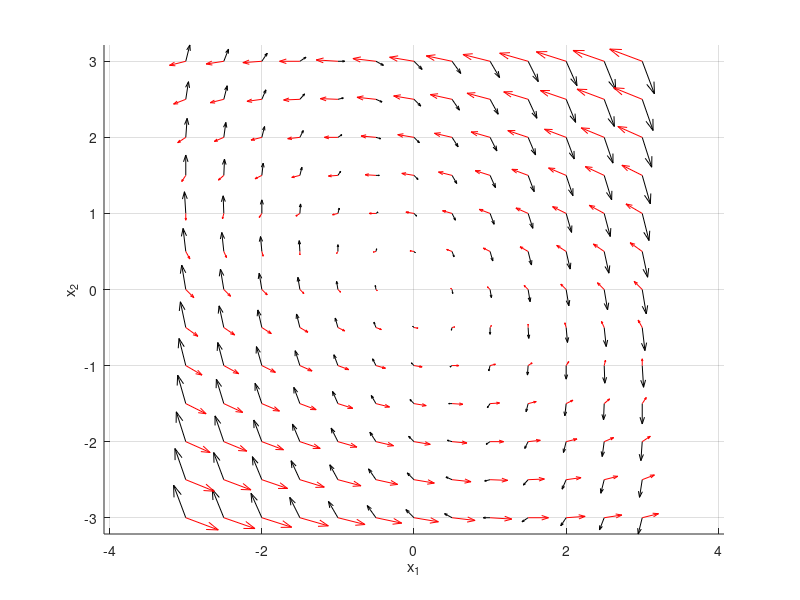

Reproduce this figure in MATLAB. (Note: this script raises an error after producing the figure.)
A1 = [0.5 1; -3 -1];
A2 = [-1 -3; 1 0.5];

tspan = [0 10];
Ts = 0.5;   % switching period (change as you like)

% Grid for vector fields (still useful for context)
[x1g, x2g] = meshgrid(-3:0.5:3, -3:0.5:3);

% Vector field for A1
dx1_A1 = A1(1,1)*x1g + A1(1,2)*x2g;
dx2_A1 = A1(2,1)*x1g + A1(2,2)*x2g;

% Vector field for A2
dx1_A2 = A2(1,1)*x1g + A2(1,2)*x2g;
dx2_A2 = A2(2,1)*x1g + A2(2,2)*x2g;

% Switched dynamics: alternate A1 and A2 every Ts
odefun_sw = @(t,x) ( mod(floor(t/Ts),2)==0 ) * (A1*x) + ...
                   ( mod(floor(t/Ts),2)==1 ) * (A2*x);

figure
hold on
grid on
axis equal
xlabel('x_1')
ylabel('x_2')

% Plot both vector fields (optional, but you had it)
q1 = quiver(x1g, x2g, dx1_A1, dx2_A1, 0.7, 'k');   % A1 in black
q2 = quiver(x1g, x2g, dx1_A2, dx2_A2, 0.7, 'r');   % A2 in red
q2.LineStyle = '--';

% Multiple initial conditions
ICs = [1 1; -1 0; -2 1];

% Plot switched trajectories
for k = 1:size(ICs,1)
    opts = odeset('RelTol',1e-8,'AbsTol',1e-10);
    [~, xS] = ode45(odefun_sw, tspan, ICs(k,:)', opts);
    plot(xS(:,1), xS(:,2), 'LineWidth', 1.8, 'DisplayName', 'Alternating Trajectories')

end
